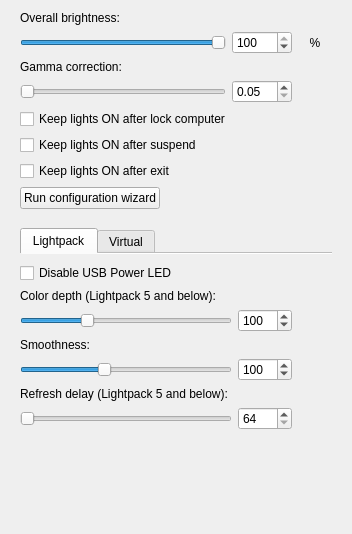
      <widget class="QWidget" name="tabDeviceOptions">
       <property name="sizePolicy">
        <sizepolicy hsizetype="Fixed" vsizetype="Preferred">
         <horstretch>0</horstretch>
         <verstretch>0</verstretch>
        </sizepolicy>
       </property>
       <property name="styleSheet">
        <string notr="true">QComboBox {margin-bottom:0.4em; padding-left: 0.3em}</string>
       </property>
       <attribute name="title">
        <string>Device</string>
       </attribute>
       <layout class="QGridLayout" name="gridLayout_12">
        <property name="leftMargin">
         <number>20</number>
        </property>
        <property name="rightMargin">
         <number>20</number>
        </property>
        <item row="12" column="0">
         <layout class="QHBoxLayout" name="horizontalLayout_8">
          <property name="bottomMargin">
           <number>13</number>
          </property>
          <item>
           <widget class="QPushButton" name="pbRunConfigurationWizard">
            <property name="text">
             <string>Run configuration wizard</string>
            </property>
           </widget>
          </item>
          <item>
           <spacer name="horizontalSpacer_3">
            <property name="orientation">
             <enum>Qt::Horizontal</enum>
            </property>
            <property name="sizeHint" stdset="0">
             <size>
              <width>40</width>
              <height>20</height>
             </size>
            </property>
           </spacer>
          </item>
         </layout>
        </item>
        <item row="1" column="0">
         <widget class="QLabel" name="label_5">
          <property name="sizePolicy">
           <sizepolicy hsizetype="Preferred" vsizetype="Fixed">
            <horstretch>0</horstretch>
            <verstretch>0</verstretch>
           </sizepolicy>
          </property>
          <property name="text">
           <string>Overall brightness:</string>
          </property>
         </widget>
        </item>
        <item row="2" column="1">
         <widget class="QSpinBox" name="spinBox_DeviceBrightness">
          <property name="sizePolicy">
           <sizepolicy hsizetype="Fixed" vsizetype="Fixed">
            <horstretch>0</horstretch>
            <verstretch>0</verstretch>
           </sizepolicy>
          </property>
          <property name="minimumSize">
           <size>
            <width>60</width>
            <height>0</height>
           </size>
          </property>
          <property name="maximumSize">
           <size>
            <width>50</width>
            <height>16777215</height>
           </size>
          </property>
          <property name="minimum">
           <number>0</number>
          </property>
          <property name="maximum">
           <number>100</number>
          </property>
          <property name="value">
           <number>100</number>
          </property>
         </widget>
        </item>
        <item row="4" column="2">
         <widget class="QPushButton" name="pushButton_GammaCorrectionHelp">
          <property name="sizePolicy">
           <sizepolicy hsizetype="Fixed" vsizetype="Fixed">
            <horstretch>0</horstretch>
            <verstretch>0</verstretch>
           </sizepolicy>
          </property>
          <property name="styleSheet">
           <string notr="true">margin:0px;</string>
          </property>
          <property name="text">
           <string/>
          </property>
          <property name="icon">
           <iconset resource="../res/LightpackResources.qrc">
            <normaloff>:/icons/help.png</normaloff>:/icons/help.png</iconset>
          </property>
          <property name="flat">
           <bool>true</bool>
          </property>
         </widget>
        </item>
        <item row="2" column="2">
         <widget class="QLabel" name="label_15">
          <property name="styleSheet">
           <string notr="true">margin:0px;</string>
          </property>
          <property name="text">
           <string>%</string>
          </property>
          <property name="alignment">
           <set>Qt::AlignCenter</set>
          </property>
         </widget>
        </item>
        <item row="4" column="0">
         <widget class="QSlider" name="horizontalSlider_GammaCorrection">
          <property name="sizePolicy">
           <sizepolicy hsizetype="Expanding" vsizetype="Fixed">
            <horstretch>0</horstretch>
            <verstretch>0</verstretch>
           </sizepolicy>
          </property>
          <property name="whatsThis">
           <string>&lt;h4&gt;Gamma correction&lt;/h4&gt; It controls the level of saturation. The effect is clearly detectable in a video in screen grabbing mode&lt;br/&gt;Recommended value: 2.00</string>
          </property>
          <property name="minimum">
           <number>5</number>
          </property>
          <property name="maximum">
           <number>1000</number>
          </property>
          <property name="singleStep">
           <number>5</number>
          </property>
          <property name="orientation">
           <enum>Qt::Horizontal</enum>
          </property>
          <property name="tickPosition">
           <enum>QSlider::NoTicks</enum>
          </property>
          <property name="tickInterval">
           <number>100</number>
          </property>
         </widget>
        </item>
        <item row="2" column="0">
         <widget class="QSlider" name="horizontalSlider_DeviceBrightness">
          <property name="minimum">
           <number>0</number>
          </property>
          <property name="maximum">
           <number>100</number>
          </property>
          <property name="pageStep">
           <number>1</number>
          </property>
          <property name="value">
           <number>100</number>
          </property>
          <property name="orientation">
           <enum>Qt::Horizontal</enum>
          </property>
         </widget>
        </item>
        <item row="4" column="1">
         <widget class="QDoubleSpinBox" name="doubleSpinBox_DeviceGamma">
          <property name="sizePolicy">
           <sizepolicy hsizetype="Fixed" vsizetype="Fixed">
            <horstretch>0</horstretch>
            <verstretch>0</verstretch>
           </sizepolicy>
          </property>
          <property name="minimumSize">
           <size>
            <width>50</width>
            <height>0</height>
           </size>
          </property>
          <property name="maximumSize">
           <size>
            <width>60</width>
            <height>16777215</height>
           </size>
          </property>
          <property name="minimum">
           <double>0.050000000000000</double>
          </property>
          <property name="maximum">
           <double>10.000000000000000</double>
          </property>
          <property name="singleStep">
           <double>0.050000000000000</double>
          </property>
          <property name="value">
           <double>0.050000000000000</double>
          </property>
         </widget>
        </item>
        <item row="14" column="0">
         <spacer name="verticalSpacer_2">
          <property name="orientation">
           <enum>Qt::Vertical</enum>
          </property>
          <property name="sizeHint" stdset="0">
           <size>
            <width>20</width>
            <height>40</height>
           </size>
          </property>
         </spacer>
        </item>
        <item row="3" column="0">
         <widget class="QLabel" name="label_GammaCorrection">
          <property name="sizePolicy">
           <sizepolicy hsizetype="Preferred" vsizetype="Fixed">
            <horstretch>0</horstretch>
            <verstretch>0</verstretch>
           </sizepolicy>
          </property>
          <property name="text">
           <string>Gamma correction:</string>
          </property>
         </widget>
        </item>
        <item row="13" column="0" colspan="3">
         <widget class="QTabWidget" name="tabDevices">
          <property name="sizePolicy">
           <sizepolicy hsizetype="Expanding" vsizetype="Fixed">
            <horstretch>0</horstretch>
            <verstretch>0</verstretch>
           </sizepolicy>
          </property>
          <property name="minimumSize">
           <size>
            <width>0</width>
            <height>100</height>
           </size>
          </property>
          <property name="currentIndex">
           <number>0</number>
          </property>
          <property name="documentMode">
           <bool>true</bool>
          </property>
          <widget class="QWidget" name="tabDeviceLightpack">
           <property name="sizePolicy">
            <sizepolicy hsizetype="Preferred" vsizetype="Fixed">
             <horstretch>0</horstretch>
             <verstretch>0</verstretch>
            </sizepolicy>
           </property>
           <property name="minimumSize">
            <size>
             <width>0</width>
             <height>50</height>
            </size>
           </property>
           <attribute name="title">
            <string>Lightpack</string>
           </attribute>
           <layout class="QGridLayout" name="gridLayout_13">
            <property name="leftMargin">
             <number>0</number>
            </property>
            <property name="rightMargin">
             <number>0</number>
            </property>
            <item row="8" column="1">
             <widget class="QSpinBox" name="spinBox_DeviceRefreshDelay">
              <property name="sizePolicy">
               <sizepolicy hsizetype="Fixed" vsizetype="Fixed">
                <horstretch>0</horstretch>
                <verstretch>0</verstretch>
               </sizepolicy>
              </property>
              <property name="minimumSize">
               <size>
                <width>50</width>
                <height>0</height>
               </size>
              </property>
              <property name="maximumSize">
               <size>
                <width>60</width>
                <height>16777215</height>
               </size>
              </property>
              <property name="minimum">
               <number>64</number>
              </property>
              <property name="maximum">
               <number>1023</number>
              </property>
              <property name="value">
               <number>64</number>
              </property>
             </widget>
            </item>
            <item row="9" column="0">
             <spacer name="verticalSpacer_8">
              <property name="orientation">
               <enum>Qt::Vertical</enum>
              </property>
              <property name="sizeHint" stdset="0">
               <size>
                <width>20</width>
                <height>40</height>
               </size>
              </property>
             </spacer>
            </item>
            <item row="8" column="0">
             <widget class="QSlider" name="horizontalSlider_DeviceRefreshDelay">
              <property name="whatsThis">
               <string>&lt;h4&gt;Refresh delay&lt;/h4&gt; This setting’s values are inversely proportional to the PWM’s frequency. It's affects to performance.</string>
              </property>
              <property name="minimum">
               <number>64</number>
              </property>
              <property name="maximum">
               <number>1023</number>
              </property>
              <property name="pageStep">
               <number>1</number>
              </property>
              <property name="value">
               <number>64</number>
              </property>
              <property name="orientation">
               <enum>Qt::Horizontal</enum>
              </property>
             </widget>
            </item>
            <item row="5" column="0">
             <widget class="QLabel" name="label_9">
              <property name="sizePolicy">
               <sizepolicy hsizetype="Preferred" vsizetype="Fixed">
                <horstretch>0</horstretch>
                <verstretch>0</verstretch>
               </sizepolicy>
              </property>
              <property name="text">
               <string>Smoothness:</string>
              </property>
             </widget>
            </item>
            <item row="6" column="2">
             <widget class="QPushButton" name="pushButton_LightpackSmoothnessHelp">
              <property name="sizePolicy">
               <sizepolicy hsizetype="Fixed" vsizetype="Fixed">
                <horstretch>0</horstretch>
                <verstretch>0</verstretch>
               </sizepolicy>
              </property>
              <property name="styleSheet">
               <string notr="true">margin:0px;</string>
              </property>
              <property name="text">
               <string/>
              </property>
              <property name="icon">
               <iconset resource="../res/LightpackResources.qrc">
                <normaloff>:/icons/help.png</normaloff>:/icons/help.png</iconset>
              </property>
              <property name="flat">
               <bool>true</bool>
              </property>
             </widget>
            </item>
            <item row="7" column="0">
             <widget class="QLabel" name="label_DeviceRefreshDelay">
              <property name="sizePolicy">
               <sizepolicy hsizetype="Preferred" vsizetype="Fixed">
                <horstretch>0</horstretch>
                <verstretch>0</verstretch>
               </sizepolicy>
              </property>
              <property name="text">
               <string>Refresh delay (Lightpack 5 and below):</string>
              </property>
             </widget>
            </item>
            <item row="4" column="1">
             <widget class="QSpinBox" name="spinBox_DeviceColorDepth">
              <property name="sizePolicy">
               <sizepolicy hsizetype="Fixed" vsizetype="Fixed">
                <horstretch>0</horstretch>
                <verstretch>0</verstretch>
               </sizepolicy>
              </property>
              <property name="minimumSize">
               <size>
                <width>50</width>
                <height>0</height>
               </size>
              </property>
              <property name="maximumSize">
               <size>
                <width>60</width>
                <height>16777215</height>
               </size>
              </property>
              <property name="minimum">
               <number>32</number>
              </property>
              <property name="maximum">
               <number>255</number>
              </property>
              <property name="value">
               <number>100</number>
              </property>
             </widget>
            </item>
            <item row="4" column="0">
             <widget class="QSlider" name="horizontalSlider_DeviceColorDepth">
              <property name="whatsThis">
               <string>&lt;h4&gt;Color depth&lt;/h4&gt; Number of colors per channel, one RGB LED uses 3 channels (value in power of 3).</string>
              </property>
              <property name="minimum">
               <number>32</number>
              </property>
              <property name="maximum">
               <number>255</number>
              </property>
              <property name="pageStep">
               <number>1</number>
              </property>
              <property name="value">
               <number>100</number>
              </property>
              <property name="orientation">
               <enum>Qt::Horizontal</enum>
              </property>
             </widget>
            </item>
            <item row="6" column="0">
             <widget class="QSlider" name="horizontalSlider_DeviceSmooth">
              <property name="whatsThis">
               <string>&lt;h4&gt;Smoothness&lt;/h4&gt; It defines how many steps will be color changed in</string>
              </property>
              <property name="minimum">
               <number>0</number>
              </property>
              <property name="maximum">
               <number>255</number>
              </property>
              <property name="pageStep">
               <number>1</number>
              </property>
              <property name="value">
               <number>100</number>
              </property>
              <property name="orientation">
               <enum>Qt::Horizontal</enum>
              </property>
             </widget>
            </item>
            <item row="6" column="1">
             <widget class="QSpinBox" name="spinBox_DeviceSmooth">
              <property name="sizePolicy">
               <sizepolicy hsizetype="Fixed" vsizetype="Fixed">
                <horstretch>0</horstretch>
                <verstretch>0</verstretch>
               </sizepolicy>
              </property>
              <property name="minimumSize">
               <size>
                <width>50</width>
                <height>0</height>
               </size>
              </property>
              <property name="maximumSize">
               <size>
                <width>60</width>
                <height>16777215</height>
               </size>
              </property>
              <property name="minimum">
               <number>0</number>
              </property>
              <property name="maximum">
               <number>255</number>
              </property>
              <property name="value">
               <number>100</number>
              </property>
             </widget>
            </item>
            <item row="8" column="2">
             <widget class="QPushButton" name="pushButton_LightpackRefreshDelayHelp">
              <property name="sizePolicy">
               <sizepolicy hsizetype="Fixed" vsizetype="Fixed">
                <horstretch>0</horstretch>
                <verstretch>0</verstretch>
               </sizepolicy>
              </property>
              <property name="styleSheet">
               <string notr="true">margin:0px;</string>
              </property>
              <property name="text">
               <string/>
              </property>
              <property name="icon">
               <iconset resource="../res/LightpackResources.qrc">
                <normaloff>:/icons/help.png</normaloff>:/icons/help.png</iconset>
              </property>
              <property name="flat">
               <bool>true</bool>
              </property>
             </widget>
            </item>
            <item row="4" column="2">
             <widget class="QPushButton" name="pushButton_LightpackColorDepthHelp">
              <property name="sizePolicy">
               <sizepolicy hsizetype="Fixed" vsizetype="Fixed">
                <horstretch>0</horstretch>
                <verstretch>0</verstretch>
               </sizepolicy>
              </property>
              <property name="styleSheet">
               <string notr="true">margin:0px;</string>
              </property>
              <property name="text">
               <string/>
              </property>
              <property name="icon">
               <iconset resource="../res/LightpackResources.qrc">
                <normaloff>:/icons/help.png</normaloff>:/icons/help.png</iconset>
              </property>
              <property name="flat">
               <bool>true</bool>
              </property>
             </widget>
            </item>
            <item row="3" column="0">
             <widget class="QLabel" name="label_DeviceColorDepth">
              <property name="sizePolicy">
               <sizepolicy hsizetype="Preferred" vsizetype="Fixed">
                <horstretch>0</horstretch>
                <verstretch>0</verstretch>
               </sizepolicy>
              </property>
              <property name="text">
               <string>Color depth (Lightpack 5 and below):</string>
              </property>
             </widget>
            </item>
            <item row="2" column="0">
             <widget class="QCheckBox" name="checkBox_DisableUsbPowerLed">
              <property name="text">
               <string>Disable USB Power LED</string>
              </property>
             </widget>
            </item>
           </layout>
          </widget>
          <widget class="QWidget" name="tabDeviceVirtual">
           <attribute name="title">
            <string>Virtual</string>
           </attribute>
           <layout class="QGridLayout" name="gridLayout_7">
            <property name="horizontalSpacing">
             <number>12</number>
            </property>
            <item row="1" column="0">
             <spacer name="verticalSpacer_15">
              <property name="orientation">
               <enum>Qt::Vertical</enum>
              </property>
              <property name="sizeHint" stdset="0">
               <size>
                <width>20</width>
                <height>40</height>
               </size>
              </property>
             </spacer>
            </item>
            <item row="0" column="0" colspan="2">
             <widget class="QFrame" name="frame_VirtualLeds">
              <property name="frameShape">
               <enum>QFrame::StyledPanel</enum>
              </property>
              <property name="frameShadow">
               <enum>QFrame::Raised</enum>
              </property>
              <layout class="QVBoxLayout" name="verticalLayout_7">
               <item>
                <layout class="QGridLayout" name="gridLayout_VirtualLeds"/>
               </item>
              </layout>
             </widget>
            </item>
           </layout>
          </widget>
         </widget>
        </item>
        <item row="5" column="0" colspan="3">
         <widget class="QCheckBox" name="checkBox_KeepLightsOnAfterLockComputer">
          <property name="text">
           <string>Keep lights ON after lock computer</string>
          </property>
         </widget>
        </item>
        <item row="6" column="0" colspan="3">
         <widget class="QCheckBox" name="checkBox_KeepLightsOnAfterSuspend">
          <property name="text">
           <string>Keep lights ON after suspend</string>
          </property>
         </widget>
        </item>
        <item row="11" column="0" colspan="3">
         <widget class="QCheckBox" name="checkBox_KeepLightsOnAfterExit">
          <property name="minimumSize">
           <size>
            <width>0</width>
            <height>0</height>
           </size>
          </property>
          <property name="text">
           <string>Keep lights ON after exit</string>
          </property>
         </widget>
        </item>
       </layout>
      </widget>
